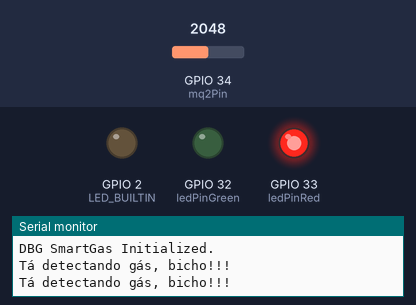
The sketch below on a simulated ESP32. Shown: output pins drawn as LEDs (lit = HIGH), the last lines printed to the serial monitor. The test bench sets the inputs (shaded band); at power-on: GPIO 34 (mq2Pin) = 2048.

Above: at 1.7 s.
1.8 s: GPIO 34 (mq2Pin) set to 1041
3.9 s: GPIO 34 (mq2Pin) set to 940
At 6.3 s:
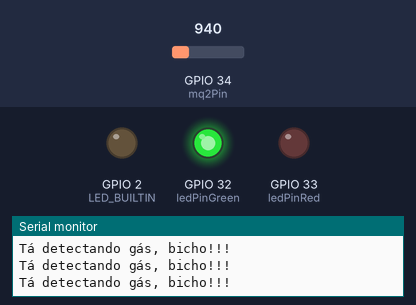
11.9 s: GPIO 34 (mq2Pin) set to 1040
At 13.4 s:
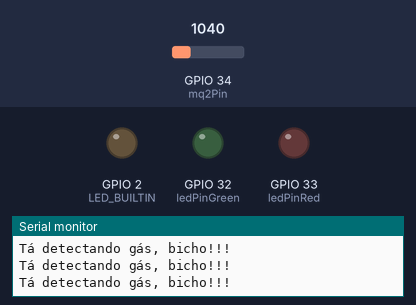
15.1 s: GPIO 34 (mq2Pin) set to 960
At 16.4 s:
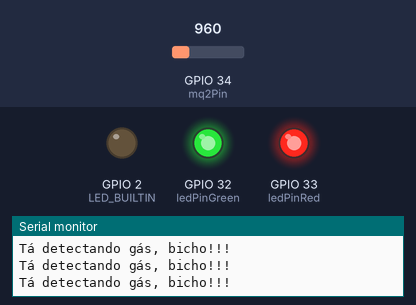
Timing chart, 0 to 18.4 s (numbered marks = the images above; inputs shaded):
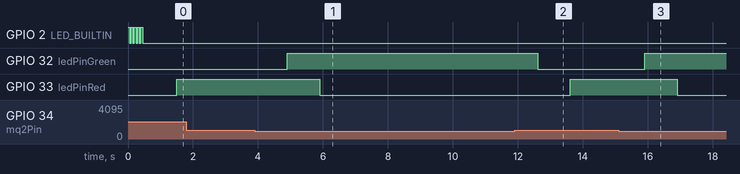

The sketch:

esp32_mq2_code.ino
```cpp
#define MODE_MANUAL 0
#define MODE_AUTO   1

int ledPinGreen = 32;
int ledPinRed = 33;
int ledChannel = 0;
int ledValue = 10;
int ledMode = MODE_MANUAL;

int mq2Pin = 34;
int mq2Max = 10000;

int thresholdValue = 1000;

void setup() {
    Serial.begin(9600);

    pinMode(LED_BUILTIN, OUTPUT);
    for (int i=9; i>=0; i--) {
        digitalWrite(LED_BUILTIN, i % 2 ? HIGH : LOW);
        delay(50);
    }

    ledcSetup(1, 5000, 8);
    ledcAttachPin(LED_BUILTIN, 1); // Led Builtin aceita PWM no ESP32

    pinMode(ledPinGreen, OUTPUT);
    // ledcSetup(ledChannel, 5000, 8);
    // ledcAttachPin(ledPinGreen, ledChannel);

    pinMode(ledPinRed, OUTPUT);
    // ledcSetup(ledChannel, 5000, 8);
    // ledcAttachPin(ledPinGreen, ledChannel);

    Serial.printf("DBG SmartGas Initialized.\n");
}


void loop() {
    String serialCommand;

    while (Serial.available() > 0) {
        char serialChar = Serial.read();
        serialCommand += serialChar;

        if (serialChar == '\n') {
            processCommand(serialCommand);
            serialCommand = "";
        }
    }

    ledUpdate();
    delay(100);
}


void processCommand(String command) {
    command.trim();
    command.toUpperCase();

    // Serial.println("DBG Received command: " + command);

    // if (command.startsWith("SET_LED ")) {
    //     int ledTmp = command.substring(8).toInt();
    //     if (ledTmp >= 0 && ledTmp <= 100) {
    //         ledValue = ledTmp;
    //         ledMode  = MODE_MANUAL;
    //         ledUpdate();
    //         Serial.printf("RES SET_LED 1\n");
    //     }
    //     else {
    //         Serial.printf("RES SET_LED -1\n");
    //     }
    // }
    // else
    if (command.startsWith("SET_THRESHOLD ")) {
        int thresholdTmp = command.substring(14).toInt();
        if (thresholdTmp >= 300 && thresholdTmp <= 10000) {
            thresholdValue = thresholdTmp;
            ledMode = MODE_AUTO;
            ledUpdate();
            Serial.printf("RES SET_THRESHOLD 1\n");
        }
        else {
            Serial.printf("RES SET_THRESHOLD -1\n");
        }
    }

    else if (command == "GET_MQ2")
      Serial.printf("RES GET_MQ2 %d\n", mq2GetValue());

    // else if (command == "GET_LED")
    //   Serial.printf("RES GET_LED %d\n", ledValue);

    else if (command == "GET_THRESHOLD")
      Serial.printf("RES GET_THRESHOLD %d\n", thresholdValue);

    else
      Serial.println("ERR Unknown command.");

}

void ledUpdate() {
    if (
        // ledMode == MODE_MANUAL || (ledMode == MODE_AUTO &&
        mq2GetValue() > thresholdValue
        // )
        ) {
        // ledcWrite(ledChannel, 255.0*(ledValue/100.0));
        // ledcWrite(1, 255.0*(ledValue/100.0));
        Serial.println("Tá detectando gás, bicho!!!");
        digitalWrite(ledPinGreen, LOW);
        delay(1000);
        digitalWrite(ledPinRed, HIGH);
    }
    else {
        // ledcWrite(ledChannel, 0);
        // ledcWrite(1, 0);
        digitalWrite(ledPinGreen, HIGH);
        delay(1000);
        digitalWrite(ledPinRed, LOW);
    }
}

int mq2GetValue() {
    int mq2Analog = analogRead(mq2Pin);
    // int mq2Value = 100*mq2Analog/mq2Max;

    // Serial.printf("DBG MQ2_MAX=%d, MQ2_ANALOG=%d, MQ2_VALUE=%d\n", mq2Max, mq2Analog, mq2Value);

    return mq2Analog;
    // return mq2Value > 100 ? 100 : mq2Value;
}
```

Measured:
- the behaviour switches between 1001 and 1000 on GPIO 34 (mq2Pin) (found by bisection; images 0 and 1)
- after the input at 3.9 s, GPIO 32 (ledPinGreen): LOW → HIGH after 1.0 s; GPIO 33 (ledPinRed): HIGH → LOW after 2.0 s
- after the input at 11.9 s, GPIO 32 (ledPinGreen): HIGH → LOW after 0.70 s; GPIO 33 (ledPinRed): LOW → HIGH after 1.7 s
- after the input at 15.1 s, GPIO 32 (ledPinGreen): LOW → HIGH after 0.81 s; GPIO 33 (ledPinRed): HIGH → LOW after 1.8 s
